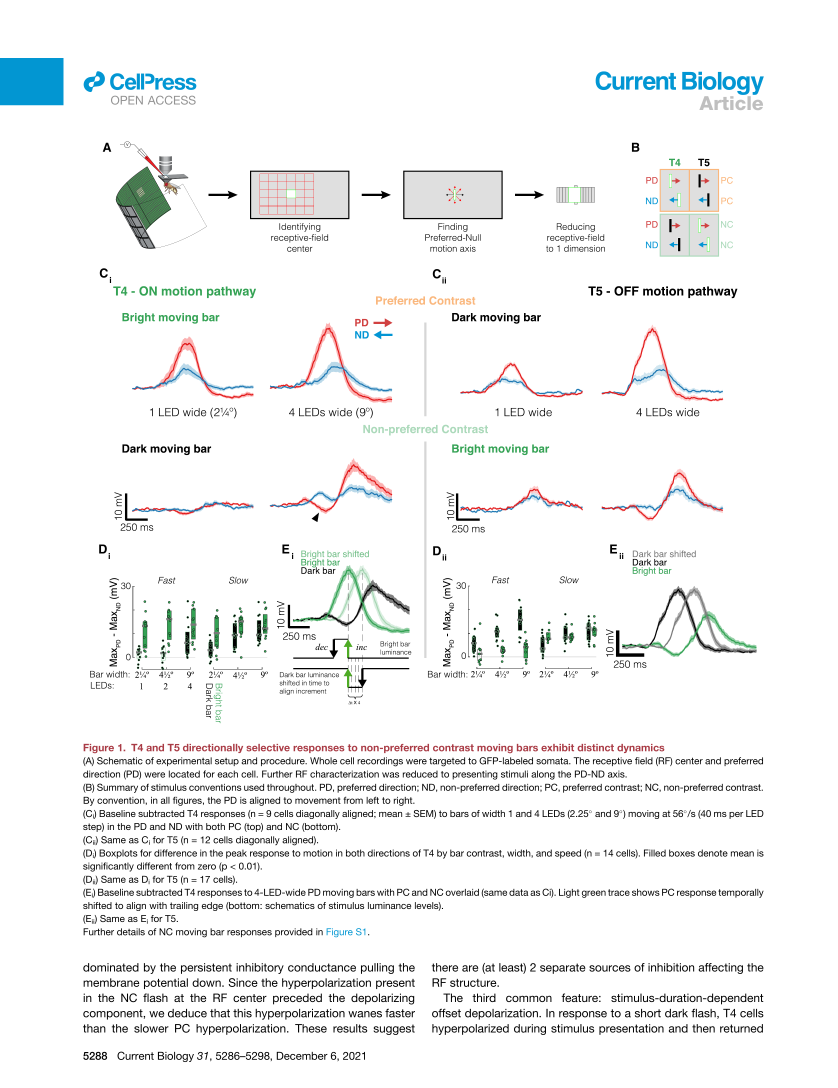
#> input picture figure_digitization/gruntman21/1ci.png, 3350 x 4350 px (shown at 1/4 size)
$ python 1ci.py --image 1ci.png --debug
#> lines starting #> are read from the running program, lines starting #| are printed output that depends on the picture; after the words box and inside, x2 and y2 are one past the last pixel; in counts of white or black regions, pixels touching at a corner belong together
#!/usr/bin/env python3
"""Digitize Figure 1 Ci/Cii traces from a rendered Figure 1 PNG.

Extracts 16 population traces (PD=red, ND=blue) by reading the published
figure. Values are approximate — digitized from raster, not raw data.

Usage:
  ../.venv/bin/python 1ci.py
  ../.venv/bin/python 1ci.py --image 1ci.png --debug
"""

from __future__ import annotations

import argparse
import sys
from dataclasses import dataclass
from pathlib import Path

import matplotlib.pyplot as plt
import numpy as np
import pandas as pd
from PIL import Image
from scipy.ndimage import gaussian_filter1d, median_filter

HERE = Path(__file__).resolve().parent
DEFAULT_IMAGE = HERE / "1ci.png"
FIGURE = "1ci"

# Digitized panel x-axis span (ms); pixel frac maps to 0 .. FIG1_PANEL_SPAN_MS.
FIG1_PANEL_SPAN_MS = 900.0
# 10 mV scale bar ≈ 100 px on 400 dpi render (measured on w1 panels).
PX_PER_MV = 10.0


# Subplot column bounds measured on 400 dpi render (page 3350 px wide).
# Old hand-tuned fractions used 0.25 for T4 w1 but 0.15 for T5 w1 — wrong.
T4_W1_X = (0.1591, 0.3024)  # ~480 px
T4_W4_X = (0.3224, 0.4681)  # ~488 px
T5_W1_X = (0.5499, 0.6955)  # ~487 px
T5_W4_X = (0.7185, 0.8630)  # ~484 px
PC_ROW_Y = (0.284, 0.396)  # was 0.310 — too low; clipped w4 PD peaks at crop top
NC_ROW_Y = (0.395, 0.500)


@dataclass(frozen=True)
class PanelSpec:
    key: str
    cell_type: str
    panel: str
    contrast: str
    width_led: int
    y0: float
    y1: float
    x0: float
    x1: float


# (y0, y1, x0, x1) — x from measured Ci/Cii columns (see fig1_panel_crop_diagnosis.txt)
PANELS: tuple[PanelSpec, ...] = (
    PanelSpec("T4_PC_w1", "T4", "Ci", "PC", 1, *PC_ROW_Y, *T4_W1_X),
    PanelSpec("T4_PC_w4", "T4", "Ci", "PC", 4, *PC_ROW_Y, *T4_W4_X),
    PanelSpec("T4_NC_w1", "T4", "Ci", "NC", 1, *NC_ROW_Y, *T4_W1_X),
    PanelSpec("T4_NC_w4", "T4", "Ci", "NC", 4, *NC_ROW_Y, *T4_W4_X),
    PanelSpec("T5_PC_w1", "T5", "Cii", "PC", 1, *PC_ROW_Y, *T5_W1_X),
    PanelSpec("T5_PC_w4", "T5", "Cii", "PC", 4, *PC_ROW_Y, *T5_W4_X),
    PanelSpec("T5_NC_w1", "T5", "Cii", "NC", 1, *NC_ROW_Y, *T5_W1_X),
    PanelSpec("T5_NC_w4", "T5", "Cii", "NC", 4, *NC_ROW_Y, *T5_W4_X),
)

# The T5 NC w1 mean lines are visibly coarsely rasterized: single-pixel stairs
# and narrow print spikes dominate at the native ~1.85 ms sampling interval.
# Keep this correction panel-local so the other seven verified panels are
# byte-for-byte unchanged in the regenerated CSV.
TRACE_SMOOTH_SIGMA_PX = {"T5_NC_w1": 3.0}


@dataclass
class PanelCalib:
    left: int
    right: int
    top: int
    bottom: int
    trace_left: int
    trace_right: int


def crop_panel(img: np.ndarray, spec: PanelSpec) -> np.ndarray:
    h, w = img.shape[:2]
    return img[int(spec.y0 * h) : int(spec.y1 * h), int(spec.x0 * w) : int(spec.x1 * w)]


# Core mean-line colours measured from the supplied raster.  The old blue mask
# deliberately excluded the actual dark-blue ink (30, 120, 179) and therefore
# followed the pale SEM ribbon instead.  Tight colour distances retain the
# printed mean while allowing its antialiased edge pixels.
CORE_RGB = {
    "red": np.array((226, 26, 27), dtype=float),
    "blue": np.array((30, 120, 179), dtype=float),
}
CORE_MAX_DISTANCE = 18.0


def core_mask(rgb: np.ndarray, color: str) -> np.ndarray:
    delta = rgb.astype(float) - CORE_RGB[color]
    return np.sqrt(np.sum(delta * delta, axis=2)) <= CORE_MAX_DISTANCE


def red_mask(rgb: np.ndarray) -> np.ndarray:
    return core_mask(rgb, "red")


def blue_mask(rgb: np.ndarray) -> np.ndarray:
    return core_mask(rgb, "blue")


def line_mask(rgb: np.ndarray, color: str) -> np.ndarray:
    return red_mask(rgb) if color == "red" else blue_mask(rgb)


def trace_bbox(rgb: np.ndarray) -> tuple[int, int, int, int]:
    ch, cw = rgb.shape[:2]
    red = red_mask(rgb)
    blue = blue_mask(rgb)
    mask = red | blue
    mask[int(ch * 0.78) :, :] = False

    # Core-colour masks exclude SEM and annotations, so even a one-pixel-thick
    # visible endpoint is a valid trace boundary.
    cols = np.where(mask.any(axis=0))[0]

    rows = np.where(mask.sum(axis=1) > 2)[0]
    if len(cols) < 20 or len(rows) < 5:
        raise ValueError("could not find trace pixels in panel crop")

    return int(cols[0]), int(cols[-1]), int(rows[0]), int(rows[-1])


def calibrate_panel(crop: np.ndarray) -> PanelCalib:
    ch, cw = crop.shape[:2]
    xl, xr, yt, yb = trace_bbox(crop)
    color_mask = red_mask(crop) | blue_mask(crop)
    color_mask[int(ch * 0.78) :, :] = False
    ys, _ = np.where(color_mask)
    if len(ys):
        yt = min(yt, int(ys.min()))
        yb = max(yb, int(ys.max()))

    pad_x = max(4, int((xr - xl) * 0.015))
    pad_y = max(8, int((yb - yt) * 0.15))

    left = max(0, xl - pad_x)
    right = min(cw, xr + pad_x)
    top = max(0, yt - pad_y)
    bottom = min(ch, yb + pad_y)

    return PanelCalib(
        left=left,
        right=right,
        top=top,
        bottom=bottom,
        trace_left=xl,
        trace_right=xr,
    )


def pixel_to_time_ms(x_crop: float, calib: PanelCalib) -> float:
    span = calib.trace_right - calib.trace_left
    if span <= 0:
        return 0.0
    frac = (x_crop - calib.trace_left) / span
    return frac * FIG1_PANEL_SPAN_MS


def extract_trace(
    crop: np.ndarray,
    color: str,
    calib: PanelCalib,
    *,
    smooth_sigma_px: float = 0.0,
    baseline_y: float | None = None,
) -> tuple[np.ndarray, np.ndarray]:
    x_crop, y_crop = extract_trace_pixels(
        crop, color, calib, smooth_sigma_px=smooth_sigma_px
    )
    if len(x_crop) < 50:
        return np.array([]), np.array([])

    time_ms = np.array([pixel_to_time_ms(x, calib) for x in x_crop])
    if baseline_y is None:
        baseline_y = float(y_crop[0])
    vm_mv = (baseline_y - y_crop) / PX_PER_MV
    return time_ms, vm_mv


def extract_trace_pixels(
    crop: np.ndarray,
    color: str,
    calib: PanelCalib,
    *,
    smooth_sigma_px: float = 0.0,
) -> tuple[np.ndarray, np.ndarray]:
    """Extract the core mean line in source-crop pixel coordinates.

    A column can contain several antialiased fragments, so contiguous runs are
    reduced to centres before selecting the run nearest the preceding point.
    Missing columns are interpolated only between visible mean-line pixels;
    nothing is extrapolated beyond the printed trace.
    """
    sub = crop[calib.top : calib.bottom, calib.left : calib.right]
    mask = line_mask(sub, color)
    pw = sub.shape[1]
    xs: list[float] = []
    ys: list[float] = []
    prev: float | None = None
    for x in range(pw):
        rows = np.where(mask[:, x])[0]
        if len(rows) == 0:
            continue
        runs = np.split(rows, np.where(np.diff(rows) > 1)[0] + 1)
        centres = np.asarray([np.median(run) for run in runs], dtype=float)
        y = float(np.median(rows)) if prev is None else float(
            centres[np.argmin(np.abs(centres - prev))]
        )
        xs.append(float(x))
        ys.append(y)
        prev = y

    if len(xs) < 50:
        return np.array([]), np.array([])

    xs_a = np.asarray(xs)
    ys_a = np.asarray(ys, dtype=float)
    full_x = np.arange(int(xs_a[0]), int(xs_a[-1]) + 1, dtype=float)
    full_y = np.interp(full_x, xs_a, ys_a)
    full_y = median_filter(full_y, size=3, mode="nearest")
    if smooth_sigma_px > 0:
        full_y = gaussian_filter1d(full_y, sigma=smooth_sigma_px, mode="nearest")
    return calib.left + full_x, calib.top + full_y


def digitize(img: np.ndarray) -> pd.DataFrame:
    rows: list[dict] = []
    for spec in PANELS:
        crop = crop_panel(img, spec)
        calib = calibrate_panel(crop)
        shared_baseline_y: float | None = None
        if spec.key == "T5_NC_w1":
            baseline_pixels = []
            for color in ("red", "blue"):
                _, y_pixels = extract_trace_pixels(
                    crop,
                    color,
                    calib,
                    smooth_sigma_px=TRACE_SMOOTH_SIGMA_PX[spec.key],
                )
                baseline_pixels.append(y_pixels[:60])
            # One panel-local zero preserves the printed vertical separation
            # between PD and ND.  Separate per-trace zeros falsely made the
            # first ~400 ms overlap in the digitized-only plot.
            shared_baseline_y = float(np.median(np.concatenate(baseline_pixels)))
        for direction, color in (("PD", "red"), ("ND", "blue")):
            t, v = extract_trace(
                crop,
                color,
                calib,
                smooth_sigma_px=TRACE_SMOOTH_SIGMA_PX.get(spec.key, 0.0),
                baseline_y=shared_baseline_y,
            )
            if len(t) == 0:
                continue
            tid = f"{spec.cell_type}_{spec.contrast}_w{spec.width_led}_{direction}"
            for ti, vi in zip(t, v):
                rows.append(
                    {
                        "trace_id": tid,
                        "cell_type": spec.cell_type,
                        "panel": spec.panel,
                        "contrast": spec.contrast,
                        "width_led": spec.width_led,
                        "direction": direction,
                        "color": color,
                        "time_ms": float(ti),
                        "vm_mv": float(vi),
                    }
                )
    return pd.DataFrame(rows)


def vm_ylim(df: pd.DataFrame, margin_mv: float = 2.0) -> tuple[float, float]:
    bound = max(abs(df.vm_mv.min()), abs(df.vm_mv.max())) + margin_mv
    bound = float(np.ceil(bound / 5.0) * 5.0)
    return -bound, bound


def plot_check(df: pd.DataFrame, path: Path) -> None:
    layout = [
        ("T4", "PC", 1, 0, 0),
        ("T4", "PC", 4, 0, 1),
        ("T4", "NC", 1, 1, 0),
        ("T4", "NC", 4, 1, 1),
        ("T5", "PC", 1, 0, 2),
        ("T5", "PC", 4, 0, 3),
        ("T5", "NC", 1, 1, 2),
        ("T5", "NC", 4, 1, 3),
    ]
    ylo, yhi = vm_ylim(df)
    fig, axes = plt.subplots(2, 4, figsize=(14, 7), sharex=True, sharey=True)
    for ct, contrast, width, row, col in layout:
        ax = axes[row, col]
        for direction, color in (("PD", "red"), ("ND", "blue")):
            tid = f"{ct}_{contrast}_w{width}_{direction}"
            sub = df[df.trace_id == tid].sort_values("time_ms")
            if sub.empty:
                continue
            ax.plot(sub.time_ms, sub.vm_mv, color=color, lw=2, label=direction)
        ax.axhline(0, color="0.8", lw=0.7)
        ax.set_title(f"{ct} {contrast} w{width}", fontsize=9)
        ax.set_xlabel("time (ms)")
        if col == 0:
            ax.set_ylabel("Vm (mV)")
        ax.set_xlim(0.0, FIG1_PANEL_SPAN_MS)
        ax.set_ylim(ylo, yhi)
        ax.legend(fontsize=7)
    fig.suptitle(f"Digitized Figure 1 Ci/Cii  (Vm: {ylo:.0f}..{yhi:.0f} mV)")
    fig.tight_layout()
    fig.savefig(path, dpi=150)
    plt.close(fig)


def save_debug(img: np.ndarray, path: Path) -> None:
    fig, axes = plt.subplots(2, 4, figsize=(16, 8))
    idx = [(0, 0), (0, 1), (1, 0), (1, 1), (0, 2), (0, 3), (1, 2), (1, 3)]
    for spec, (row, col) in zip(PANELS, idx):
        crop = crop_panel(img, spec)
        calib = calibrate_panel(crop)
        ax = axes[row, col]
        ax.imshow(crop)
        l, r, t, b = calib.left, calib.right, calib.top, calib.bottom
        ax.plot([l, r, r, l, l], [t, t, b, b, t], "y-", lw=1.2)
        ax.plot([calib.trace_left, calib.trace_right, calib.trace_right, calib.trace_left, calib.trace_left],
                [t, t, b, b, t], "m--", lw=1.0)
        ax.set_title(spec.key, fontsize=8)
        ax.axis("off")
    fig.suptitle(f"Yellow=extract box, magenta=trace span (0..{FIG1_PANEL_SPAN_MS:.0f} ms)")
    fig.tight_layout()
    fig.savefig(path, dpi=150)
    plt.close(fig)


def save_overlay(img: np.ndarray, path: Path) -> None:
    """Draw every extracted path over its original panel for visual review."""
    fig, axes = plt.subplots(2, 4, figsize=(16, 8))
    idx = [(0, 0), (0, 1), (1, 0), (1, 1), (0, 2), (0, 3), (1, 2), (1, 3)]
    for spec, (row, col) in zip(PANELS, idx):
        crop = crop_panel(img, spec)
        calib = calibrate_panel(crop)
        ax = axes[row, col]
        ax.imshow(crop)
        for color, diagnostic_color in (("red", "lime"), ("blue", "yellow")):
            x, y = extract_trace_pixels(
                crop,
                color,
                calib,
                smooth_sigma_px=TRACE_SMOOTH_SIGMA_PX.get(spec.key, 0.0),
            )
            ax.plot(x, y, color=diagnostic_color, lw=0.8)
        ax.set_title(spec.key, fontsize=8)
        ax.axis("off")
    fig.suptitle("Mean-line pixel overlay: lime=PD/red, yellow=ND/blue")
    fig.tight_layout()
    fig.savefig(path, dpi=200)
    plt.close(fig)


def save_t5_nc_w1_review(img: np.ndarray, df: pd.DataFrame, path: Path) -> None:
    """Save an enlarged source overlay and calibrated T5 NC w1 comparison."""
    spec = next(panel for panel in PANELS if panel.key == "T5_NC_w1")
    crop = crop_panel(img, spec)
    calib = calibrate_panel(crop)
    fig, (source_ax, trace_ax) = plt.subplots(
        2, 1, figsize=(12, 8), gridspec_kw={"height_ratios": [2, 1]}
    )
    source_ax.imshow(crop)
    for color, diagnostic_color in (("red", "lime"), ("blue", "yellow")):
        x, y = extract_trace_pixels(
            crop,
            color,
            calib,
            smooth_sigma_px=TRACE_SMOOTH_SIGMA_PX[spec.key],
        )
        source_ax.plot(x, y, color=diagnostic_color, lw=0.8)
    source_ax.set_xlim(0, crop.shape[1] - 1)
    source_ax.set_ylim(360, 220)
    source_ax.set_title("T5 NC w1 source-pixel overlay (lime=PD, yellow=ND)")
    source_ax.axis("off")

    for direction, color in (("PD", "red"), ("ND", "blue")):
        trace_id = f"T5_NC_w1_{direction}"
        group = df[df.trace_id == trace_id].sort_values("time_ms")
        trace_ax.plot(group.time_ms, group.vm_mv, color=color, lw=1.5, label=direction)
    trace_ax.axhline(0, color="0.8", lw=0.7)
    trace_ax.set_xlim(0, FIG1_PANEL_SPAN_MS)
    trace_ax.set_xlabel("time (ms)")
    trace_ax.set_ylabel("Vm (mV)")
    trace_ax.legend()
    fig.tight_layout()
    fig.savefig(path, dpi=220)
    plt.close(fig)


def validate(df: pd.DataFrame) -> None:
    expected = {
        f"{spec.cell_type}_{spec.contrast}_w{spec.width_led}_{direction}"
        for spec in PANELS
        for direction in ("PD", "ND")
    }
    actual = set(df.trace_id.unique())
    if actual != expected:
        raise ValueError(f"trace IDs differ: missing={expected-actual}, extra={actual-expected}")
    numeric = df[["time_ms", "vm_mv"]].to_numpy()
    if not np.isfinite(numeric).all():
        raise ValueError("non-finite digitized values")
    if df.duplicated(["trace_id", "time_ms"]).any():
        raise ValueError("duplicate (trace_id, time_ms) rows")
    for trace_id, group in df.groupby("trace_id"):
        if not np.all(np.diff(group.time_ms.to_numpy()) > 0):
            raise ValueError(f"non-monotonic time for {trace_id}")


def save_npz(df: pd.DataFrame, path: Path) -> None:
    payload = {}
    for tid, grp in df.groupby("trace_id"):
        grp = grp.sort_values("time_ms")
        payload[f"{tid}__time_ms"] = grp.time_ms.to_numpy()
        payload[f"{tid}__vm_mv"] = grp.vm_mv.to_numpy()
    np.savez_compressed(path, **payload)


def parse_args() -> argparse.Namespace:
    p = argparse.ArgumentParser(description=__doc__)
    p.add_argument("--out", type=Path, default=HERE / f"{FIGURE}_digitized")
    p.add_argument("--image", type=Path, default=DEFAULT_IMAGE)
    p.add_argument("--debug", action="store_true")
    return p.parse_args()


def main() -> int:
    args = parse_args()
    img_path = args.image
    if not img_path.exists():
        print(f"error: image not found: {img_path}", file=sys.stderr)
        return 2
    img = np.array(Image.open(img_path).convert("RGB"))
#> img is the input picture: shape (4350, 3350, 3); mean R, G, B 242.9, 243.7, 243.7

    df = digitize(img)
#> the loop in digitize, `for spec in PANELS:` made 8 passes
#> (xl in calibrate_panel, xr in calibrate_panel, yt in calibrate_panel, yb in calibrate_panel, pad_y in calibrate_panel, right in calibrate_panel, top in calibrate_panel, bottom in calibrate_panel) on passes 1, 2, 3, 4, 5, 6, 8: (0, 480, 136, 358, 33, 481, 103, 391), (0, 487, 76, 369, 43, 488, 33, 412), (0, 480, 290, 338, 8, 481, 282, 346), (0, 487, 139, 328, 28, 488, 111, 356), (0, 486, 218, 353, 20, 487, 198, 373), (1, 484, 78, 368, 43, 485, 35, 411), (1, 484, 172, 355, 27, 485, 145, 382)
#> pass 1, in trace_bbox, `red = red_mask(rgb)`:
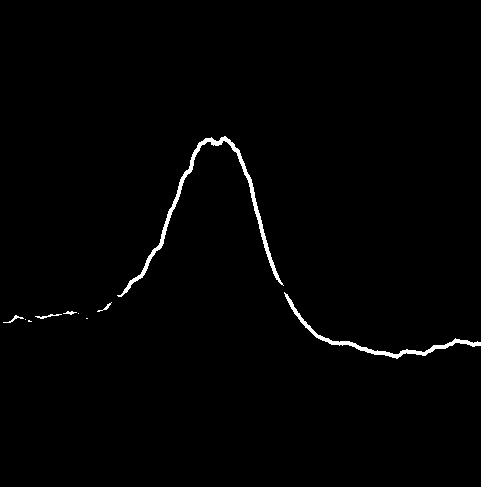
#> red: shape (487, 481) bool; 1.1% white; 10 white regions (4 under 20 px), largest, box (x1, y1, x2, y2) and area: (117, 136, 284, 297) 1453, (284, 292, 481, 359) 902, (35, 314, 62, 319) 48, (3, 315, 24, 323) 42, (97, 302, 112, 312) 33, (63, 311, 77, 315) 28
#> pass 1, in core_mask (call 2), `delta = rgb.astype(float) - CORE_RGB[color]`:
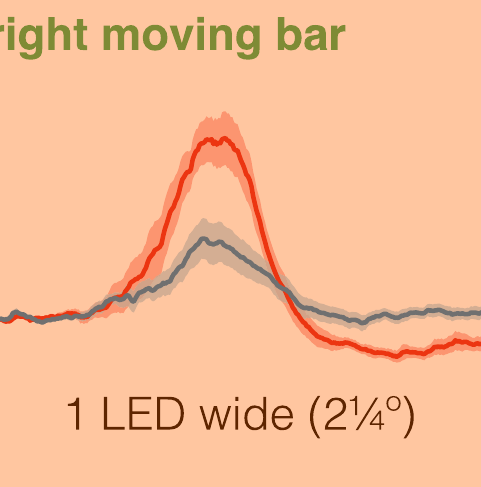
#> delta: shape (487, 481, 3) float64; mean R, G, B 213.5, 122.5, 63.1; drawn with min black and max white
#> after the loop in digitize, `for spec in PANELS:`:
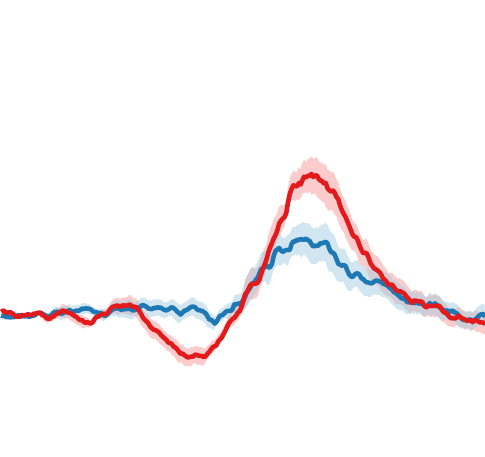
#> crop: shape (457, 485, 3); mean R, G, B 251.1, 248.4, 249.2
#> after the loop in digitize, `for spec in PANELS:`: rows = 7749 items
#> df = table of 7749 rows and 9 columns
    validate(df)
    n = df.trace_id.nunique() if not df.empty else 0
#> n = 16
    if n < 16:
        print(f"warning: only {n}/16 traces extracted", file=sys.stderr)

    df.to_csv(args.out.with_suffix(".csv"), index=False)
    save_npz(df, args.out.with_suffix(".npz"))
    plot_check(df, args.out.with_suffix(".png"))
    save_overlay(img, args.out.with_name(args.out.name + "_overlay.png"))
#> the loop in save_overlay, `for spec, (row, col) in zip(PANELS, idx):` made 8 passes
#> pass 1, in core_mask (call 55), `delta = rgb.astype(float) - CORE_RGB[color]`:
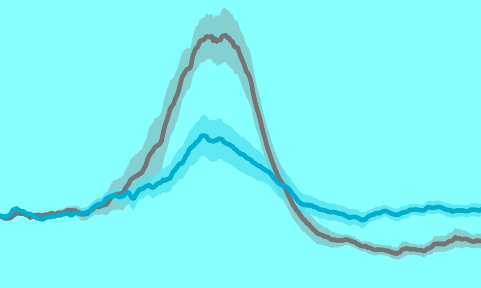
#> delta: shape (288, 481, 3) float64; mean R, G, B 20.9, 215.4, 216.3; drawn with min black and max white
    save_t5_nc_w1_review(
        img, df, args.out.with_name(args.out.name + "_T5_NC_w1_review.png")
    )
#> in trace_bbox (call 17), `mask = red | blue`:
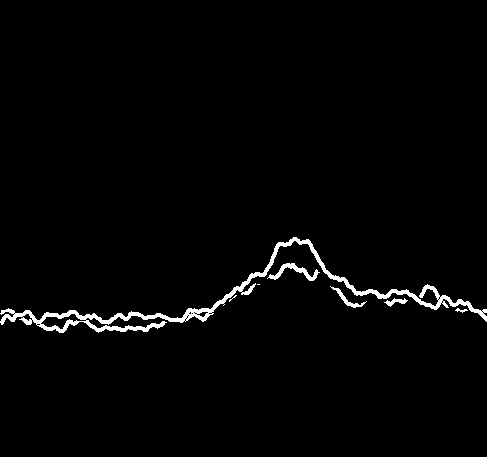
#> mask: shape (457, 487) bool; 1.8% white; 7 white regions (2 under 20 px), largest, box (x1, y1, x2, y2) and area: (0, 237, 487, 333) 3518, (267, 263, 320, 281) 282, (330, 286, 367, 308) 147, (384, 298, 408, 307) 91, (455, 308, 468, 313) 29
#> in trace_bbox (call 17), `cols = np.where(mask.any(axis=0))[0]`: cols = 487 values from 0 to 486
#> in trace_bbox (call 17), `rows = np.where(mask.sum(axis=1) > 2)[0]`: rows = 96 values from 237 to 332
#> the loop in save_t5_nc_w1_review, `for color, diagnostic_color in (("red", "lime"), ("blue", "yellow")):` made 2 passes
#> pass 1, in core_mask (call 103), `delta = rgb.astype(float) - CORE_RGB[color]`:
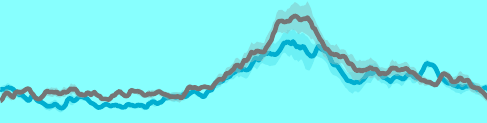
#> delta: shape (123, 487, 3) float64; mean R, G, B 17.7, 209.4, 210.9; drawn with min black and max white
#> pass 1, in extract_trace_pixels (call 35), `mask = line_mask(sub, color)`:
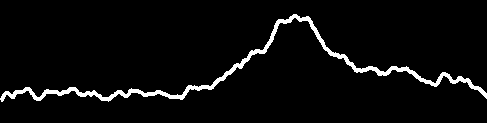
#> mask: shape (123, 487) bool; 4.2% white; 1 white region, box (x1, y1, x2, y2) and area: (0, 14, 487, 102) 2529
#> (the rest of the program and of its run is left out)
